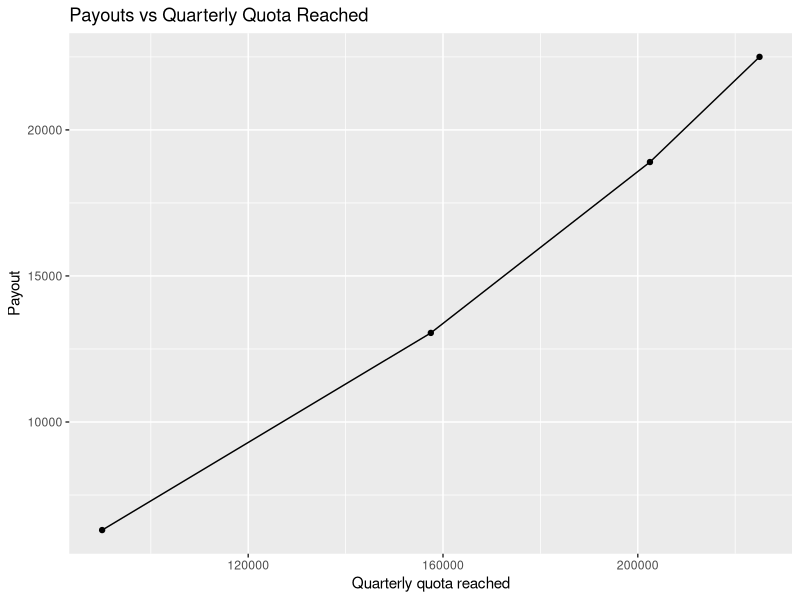
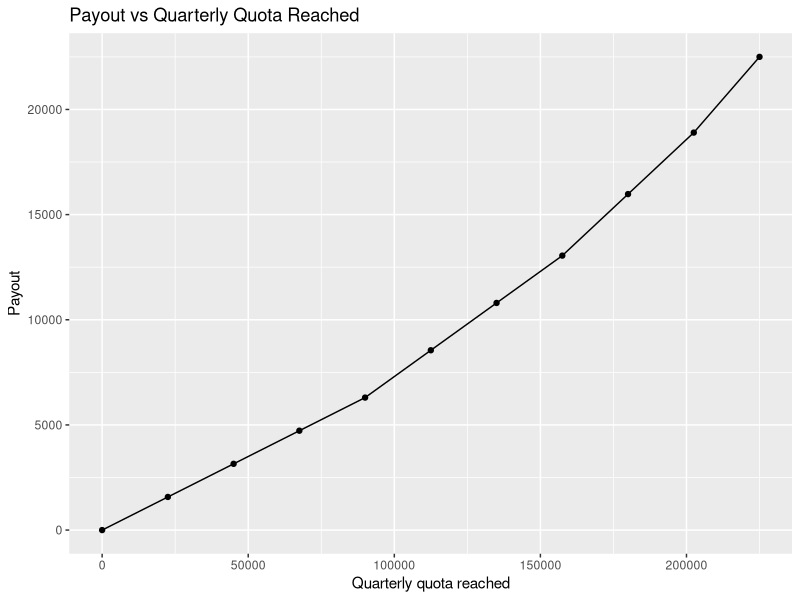

R code for these plots, in order:
## ---- chunk 1

quart_quota <- 225000

bracket_thresh <- c(0.4, 0.3,0.2,0.1)
bracket_cumu_thresh  <- cumsum(bracket_thresh)
bracket_perc <- c(0.07,0.10,0.13,0.16 )
bracket_amount <- quart_quota * bracket_thresh
bracket_payout <- bracket_amount *bracket_perc
bracket_cumu_amount <- quart_quota * cumsum(bracket_thresh)
bracket_cumu_payout <-  cumsum(bracket_payout) 

df <- data.frame(bracket_thresh, 
                 bracket_cumu_thresh,
                 bracket_perc, 
                 bracket_amount, 
                 bracket_payout,
                 bracket_cumu_amount,
                 bracket_cumu_payout
                 )

df # Show contents of dataframe
## ---- chunk 2

calc_payout <- function(frac_qtrly_quota){
  frame<- df
  
  #Get bracket where we need fractional calculation
  frame$factor1 <- ifelse(bracket_cumu_thresh<frac_qtrly_quota, 1, 0)
  brkt_index <-1 + sum(frame$factor1) #fract
  
  # Calculate fractional ratio in bracket and cumulative payout before bracket
  if(brkt_index > 1) {
    full_pay <- frame$bracket_cumu_payout[brkt_index -1]
    fract_ratio <- ((frac_qtrly_quota - frame$bracket_cumu_thresh[brkt_index-1])
                    / frame$bracket_thresh[brkt_index])
  } 
  else {
    full_pay <- 0
    fract_ratio <- frac_qtrly_quota/frame$bracket_thresh[brkt_index]
  }
  
  #Calculate total dollar earned
  fract_pay <- fract_ratio * frame$bracket_payout[brkt_index]
  total_payout <- full_pay + fract_pay
  
  return(total_payout)
}
## ---- chunk 3
payout_test <- data.frame(perc_quota = seq(0,1,by = 0.1))

payout_test$payout <- apply(payout_test,1, calc_payout)

payout_test


## ---- chunk 4
library(ggplot2)

ggplot(data = df,aes(x = bracket_cumu_amount,y = bracket_cumu_payout))+
  geom_line() +
  geom_point() +
  labs(x = "Quarterly quota reached", y = "Payout", title = "Payouts vs Quarterly Quota Reached" )
## ---- chunk 5

payout_test$dollar_amount <- payout_test$perc_quota * quart_quota

ggplot(data = payout_test,aes(x = dollar_amount,y = payout))+
  geom_line() +
  geom_point() +
  labs(x = "Quarterly quota reached", y = "Payout", title = "Payout vs Quarterly Quota Reached" )
